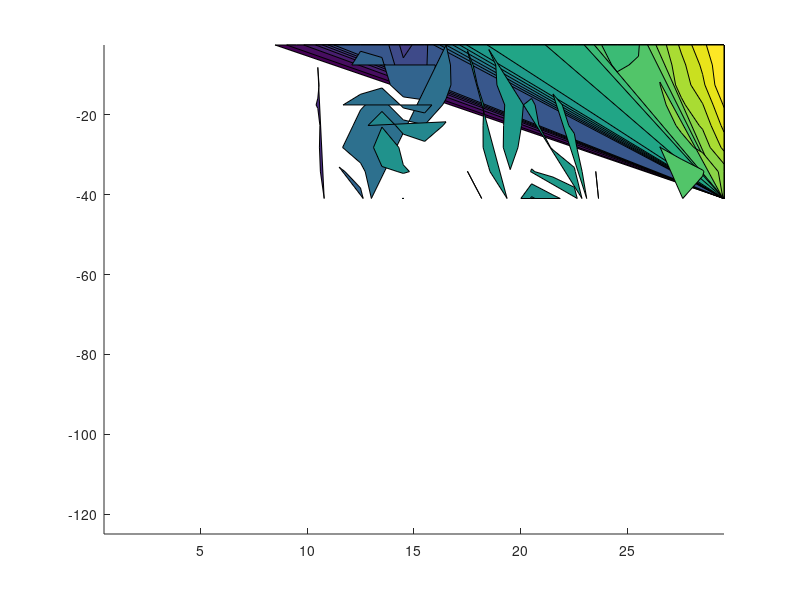

The MATLAB script that drew this image: (Note: this script raises an error after producing the figure.)
load('slanCM_Data.mat');
%% Figure 2a-b
% time period of Onset_Pick_time_1 2017-08-30 to 2017-09-29

load('Figure_2a_b.mat');
% shallow region
Z_Depth_T=-Z_middle_T(1:17);
daypart=0.5:1:29.5;
[X,Y]=meshgrid(daypart,Z_Depth_T);
figure;
MHW_intensity_profile_timeseries_shallow(MHW_intensity_profile_timeseries_shallow==0)=NaN;
contourf(X,Y,MHW_intensity_profile_timeseries_shallow(1:17,:),0:0.1:3,'edgecolor','none');

hold on
c=colorbar('h');
a = slanCM('magma',45);
colormap(a(16:end,:));

clim([0 3]);

scale_factor=1e5;

[C1,h1] = contour(X,Y,W_profile_timeseries_shallow(1:17,:).*scale_factor,[0 0],'k','LineStyle','-','ShowText','on','LineWidth',1.2);
clabel(C1,h1,'FontSize',12,'Color','k','Fontweight','bold')
[C1,h1] = contour(X,Y,W_profile_timeseries_shallow(1:17,:).*scale_factor,1:1:4,'Color','#00B2EE','LineStyle','-','ShowText','on','LineWidth',1.2);
clabel(C1,h1,'FontSize',12,'Color','k','Fontweight','bold')
[C2,h2] = contour(X,Y,W_profile_timeseries_shallow(1:17,:).*scale_factor,-4:1:-1,'Color','#EE2C2C','LineStyle','-','ShowText','on','LineWidth',1.2);
clabel(C2,h2,'FontSize',12,'Color','k','Fontweight','bold')

name1=sprintf('MHW intensity (bathys ≤ 50m,°C)\nVertical velocity (contour,10^-^5 m/s)');
set(get(c,'ylabel'),'string',char(name1),'Fontsize',20);
set(c,'Fontsize',20,'Ticks',0:0.5:3);
set(gca,'Fontsize',20);

yticks(-120:20:-20);
yticklabels({'120'; '100';'80';'60';'40';'20'});
xticks(5:5:25);
xticklabels({'Day 5'; 'Day 10';'Day 15';'Day 20';'Day 25'});
xtickangle(gca,0);


ylabel('Water depth (m)','Fontsize',20);
set(gca,'layer','top');
hold on;

set(gcf,'position',[0 0 100*6 100*6.3]);
set (gca,'position',[0.15,0.3,0.80,0.69] );
set(gca,'Fontname','Calibri','Linewidth',1.5);
hold off
set(gcf,'color','white','paperpositionmode','auto');

% deep region

Z_Depth_T=-Z_middle_T(1:17);
daypart=0.5:1:29.5;
[X,Y]=meshgrid(daypart,Z_Depth_T);
figure;
MHW_intensity_profile_timeseries_deep(MHW_intensity_profile_timeseries_deep==0)=NaN;
contourf(X,Y,MHW_intensity_profile_timeseries_deep(1:17,:),0:0.1:3,'edgecolor','none');

hold on
c=colorbar('h');
a = slanCM('magma',45);
colormap(a(16:end,:));

clim([0 3]);

scale_factor=1e5;

[C1,h1] = contour(X,Y,W_profile_timeseries_deep(1:17,:).*scale_factor,[0 0],'k','LineStyle','-','ShowText','on','LineWidth',1.2);
clabel(C1,h1,'FontSize',12,'Color','k','Fontweight','bold')
[C1,h1] = contour(X,Y,W_profile_timeseries_deep(1:17,:).*scale_factor,1:1:4,'Color','#00B2EE','LineStyle','-','ShowText','on','LineWidth',1.2);
clabel(C1,h1,'FontSize',12,'Color','k','Fontweight','bold')
[C2,h2] = contour(X,Y,W_profile_timeseries_deep(1:17,:).*scale_factor,-4:1:-1,'Color','#EE2C2C','LineStyle','-','ShowText','on','LineWidth',1.2);
clabel(C2,h2,'FontSize',12,'Color','k','Fontweight','bold')

name1=sprintf('MHW intensity (bathys > 50m,°C)\nVertical velocity (contour,10^-^5 m/s)');
set(get(c,'ylabel'),'string',char(name1),'Fontsize',20);
set(c,'Fontsize',20,'Ticks',0:0.5:3);
set(gca,'Fontsize',20);


yticks(-120:20:-20);
yticklabels({'120'; '100';'80';'60';'40';'20'});
xticks(5:5:25);
xticklabels({'Day 5'; 'Day 10';'Day 15';'Day 20';'Day 25'});
xtickangle(gca,0);


ylabel('Water depth (m)','Fontsize',20);
set(gca,'layer','top');
hold on;

set(gcf,'position',[0 0 100*6 100*6.3]);
set (gca,'position',[0.15,0.3,0.80,0.69] );
set(gca,'Fontname','Calibri','Linewidth',1.5);
hold off
set(gcf,'color','white','paperpositionmode','auto');




%% Figure 2c-d

% time period of Decline_Pick_time_1 2017-09-29 to 2017-10-29
load('Figure_2c_d.mat');
% shallow region
Z_Depth_T=-Z_middle_T(1:17);
daypart=0.5:1:29.5;
[X,Y]=meshgrid(daypart,Z_Depth_T);
figure;
MHW_intensity_profile_timeseries_shallow(MHW_intensity_profile_timeseries_shallow==0)=NaN;
contourf(X,Y,MHW_intensity_profile_timeseries_shallow(1:17,:),0:0.1:3,'edgecolor','none');

hold on
c=colorbar('h');
a = slanCM('magma',45);
colormap(a(16:end,:));

clim([0 3]);

scale_factor=1e5;

[C1,h1] = contour(X,Y,W_profile_timeseries_shallow(1:17,:).*scale_factor,[0 0],'k','LineStyle','-','ShowText','on','LineWidth',1.2);
clabel(C1,h1,'FontSize',12,'Color','k','Fontweight','bold')
[C1,h1] = contour(X,Y,W_profile_timeseries_shallow(1:17,:).*scale_factor,1:1:4,'Color','#00B2EE','LineStyle','-','ShowText','on','LineWidth',1.2);
clabel(C1,h1,'FontSize',12,'Color','k','Fontweight','bold')
[C2,h2] = contour(X,Y,W_profile_timeseries_shallow(1:17,:).*scale_factor,-4:1:-1,'Color','#EE2C2C','LineStyle','-','ShowText','on','LineWidth',1.2);
clabel(C2,h2,'FontSize',12,'Color','k','Fontweight','bold')

name1=sprintf('MHW intensity (bathys ≤ 50m,°C)\nVertical velocity (contour,10^-^5 m/s)');
set(get(c,'ylabel'),'string',char(name1),'Fontsize',20);
set(c,'Fontsize',20,'Ticks',0:0.5:3);
set(gca,'Fontsize',20);

yticks(-120:20:-20);
yticklabels({'120'; '100';'80';'60';'40';'20'});
xticks(5:5:25);
xticklabels({'Day 5'; 'Day 10';'Day 15';'Day 20';'Day 25'});
xtickangle(gca,0);


ylabel('Water depth (m)','Fontsize',20);
set(gca,'layer','top');
hold on;

set(gcf,'position',[0 0 100*6 100*6.3]);
set (gca,'position',[0.15,0.3,0.80,0.69] );
set(gca,'Fontname','Calibri','Linewidth',1.5);
hold off
set(gcf,'color','white','paperpositionmode','auto');



% deep region
Z_Depth_T=-Z_middle_T(1:17);
daypart=0.5:1:29.5;
[X,Y]=meshgrid(daypart,Z_Depth_T);
figure;
MHW_intensity_profile_timeseries_deep(MHW_intensity_profile_timeseries_deep==0)=NaN;
contourf(X,Y,MHW_intensity_profile_timeseries_deep(1:17,:),0:0.1:3,'edgecolor','none');

hold on
c=colorbar('h');
a = slanCM('magma',45);
colormap(a(16:end,:));


scale_factor=1e5;

[C1,h1] = contour(X,Y,W_profile_timeseries_deep(1:17,:).*scale_factor,[0 0],'k','LineStyle','-','ShowText','on','LineWidth',1.2);
clabel(C1,h1,'FontSize',12,'Color','k','Fontweight','bold')
[C1,h1] = contour(X,Y,W_profile_timeseries_deep(1:17,:).*scale_factor,1:1:4,'Color','#00B2EE','LineStyle','-','ShowText','on','LineWidth',1.2);
clabel(C1,h1,'FontSize',12,'Color','k','Fontweight','bold')
[C2,h2] = contour(X,Y,W_profile_timeseries_deep(1:17,:).*scale_factor,-4:1:-1,'Color','#EE2C2C','LineStyle','-','ShowText','on','LineWidth',1.2);
clabel(C2,h2,'FontSize',12,'Color','k','Fontweight','bold')

name1=sprintf('MHW intensity (bathys > 50m,°C)\nVertical velocity (contour,10^-^5 m/s)');
set(get(c,'ylabel'),'string',char(name1),'Fontsize',20);
set(c,'Fontsize',20,'Ticks',0:0.5:3);
set(gca,'Fontsize',20);


yticks(-120:20:-20);
yticklabels({'120'; '100';'80';'60';'40';'20'});
xticks(5:5:25);
xticklabels({'Day 5'; 'Day 10';'Day 15';'Day 20';'Day 25'});
xtickangle(gca,0);


ylabel('Water depth (m)','Fontsize',20);
set(gca,'layer','top');
hold on;

set(gcf,'position',[0 0 100*6 100*6.3]);
set (gca,'position',[0.15,0.3,0.80,0.69] );
set(gca,'Fontname','Calibri','Linewidth',1.5);
hold off
set(gcf,'color','white','paperpositionmode','auto');


%% Figure 2e-f

% time period of Onset_Pick_time_2 2018-04-30 to 2018-05-30
load('Figure_2e_f.mat');

% sallow region

Z_Depth_T=-Z_middle_T(1:17);
daypart=0.5:1:29.5;
[X,Y]=meshgrid(daypart,Z_Depth_T);
figure;
MHW_intensity_profile_timeseries_shallow(MHW_intensity_profile_timeseries_shallow==0)=NaN;
contourf(X,Y,MHW_intensity_profile_timeseries_shallow(1:17,:),0:0.1:3,'edgecolor','none');

hold on
c=colorbar('h');
a = slanCM('magma',45);
colormap(a(16:end,:));

clim([0 3]);

scale_factor=1e5;

[C1,h1] = contour(X,Y,W_profile_timeseries_shallow(1:17,:).*scale_factor,[0 0],'k','LineStyle','-','ShowText','on','LineWidth',1.2);
clabel(C1,h1,'FontSize',12,'Color','k','Fontweight','bold')
[C1,h1] = contour(X,Y,W_profile_timeseries_shallow(1:17,:).*scale_factor,1:1:4,'Color','#00B2EE','LineStyle','-','ShowText','on','LineWidth',1.2);
clabel(C1,h1,'FontSize',12,'Color','k','Fontweight','bold')
[C2,h2] = contour(X,Y,W_profile_timeseries_shallow(1:17,:).*scale_factor,-4:1:-1,'Color','#EE2C2C','LineStyle','-','ShowText','on','LineWidth',1.2);
clabel(C2,h2,'FontSize',12,'Color','k','Fontweight','bold')

name1=sprintf('MHW intensity (bathys ≤ 50m,°C)\nVertical velocity (contour,10^-^5 m/s)');
set(get(c,'ylabel'),'string',char(name1),'Fontsize',20);
set(c,'Fontsize',20,'Ticks',0:0.5:3);
set(gca,'Fontsize',20);

yticks(-120:20:-20);
yticklabels({'120'; '100';'80';'60';'40';'20'});
xticks(5:5:25);
xticklabels({'Day 5'; 'Day 10';'Day 15';'Day 20';'Day 25'});
xtickangle(gca,0);


ylabel('Water depth (m)','Fontsize',20);
set(gca,'layer','top');
hold on;

set(gcf,'position',[0 0 100*6 100*6.3]);
set (gca,'position',[0.15,0.3,0.80,0.69] );
set(gca,'Fontname','Calibri','Linewidth',1.5);
hold off
set(gcf,'color','white','paperpositionmode','auto');

% deep region
Z_Depth_T=-Z_middle_T(1:17);
daypart=0.5:1:29.5;
[X,Y]=meshgrid(daypart,Z_Depth_T);
figure;
MHW_intensity_profile_timeseries_deep(MHW_intensity_profile_timeseries_deep==0)=NaN;
contourf(X,Y,MHW_intensity_profile_timeseries_deep(1:17,:),0:0.1:3,'edgecolor','none');

hold on
c=colorbar('h');
a = slanCM('magma',45);
colormap(a(16:end,:));

clim([0 3]);

scale_factor=1e5;

[C1,h1] = contour(X,Y,W_profile_timeseries_deep(1:17,:).*scale_factor,[0 0],'k','LineStyle','-','ShowText','on','LineWidth',1.2);
clabel(C1,h1,'FontSize',12,'Color','k','Fontweight','bold')
[C1,h1] = contour(X,Y,W_profile_timeseries_deep(1:17,:).*scale_factor,1:1:4,'Color','#00B2EE','LineStyle','-','ShowText','on','LineWidth',1.2);
clabel(C1,h1,'FontSize',12,'Color','k','Fontweight','bold')
[C2,h2] = contour(X,Y,W_profile_timeseries_deep(1:17,:).*scale_factor,-4:1:-1,'Color','#EE2C2C','LineStyle','-','ShowText','on','LineWidth',1.2);
clabel(C2,h2,'FontSize',12,'Color','k','Fontweight','bold')

name1=sprintf('MHW intensity (bathys > 50m,°C)\nVertical velocity (contour,10^-^5 m/s)');
set(get(c,'ylabel'),'string',char(name1),'Fontsize',20);
set(c,'Fontsize',20,'Ticks',0:0.5:3);
set(gca,'Fontsize',20);

yticks(-120:20:-20);
yticklabels({'120'; '100';'80';'60';'40';'20'});
xticks(5:5:25);
xticklabels({'Day 5'; 'Day 10';'Day 15';'Day 20';'Day 25'});
xtickangle(gca,0);


ylabel('Water depth (m)','Fontsize',20);
set(gca,'layer','top');
hold on;

set(gcf,'position',[0 0 100*6 100*6.3]);
set (gca,'position',[0.15,0.3,0.80,0.69] );
set(gca,'Fontname','Calibri','Linewidth',1.5);
hold off
set(gcf,'color','white','paperpositionmode','auto');


%% Figure 2g-h

% time period of Decline_Pick_time_2 2018-05-30 to 2018-6-29
load('Figure_2g_h.mat');
  
% shallow region
Z_Depth_T=-Z_middle_T(1:17);
daypart=0.5:1:29.5;
[X,Y]=meshgrid(daypart,Z_Depth_T);
figure;
MHW_intensity_profile_timeseries_shallow(MHW_intensity_profile_timeseries_shallow==0)=NaN;
contourf(X,Y,MHW_intensity_profile_timeseries_shallow(1:17,:),0:0.1:3,'edgecolor','none');

hold on
c=colorbar('h');
a = slanCM('magma',45);
colormap(a(16:end,:));
 
clim([0 3]);
 
scale_factor=1e5;

[C1,h1] = contour(X,Y,W_profile_timeseries_shallow(1:17,:).*scale_factor,[0 0],'k','LineStyle','-','ShowText','on','LineWidth',1.2);
clabel(C1,h1,'FontSize',12,'Color','k','Fontweight','bold')
[C1,h1] = contour(X,Y,W_profile_timeseries_shallow(1:17,:).*scale_factor,1:1:4,'Color','#00B2EE','LineStyle','-','ShowText','on','LineWidth',1.2);
clabel(C1,h1,'FontSize',12,'Color','k','Fontweight','bold')
[C2,h2] = contour(X,Y,W_profile_timeseries_shallow(1:17,:).*scale_factor,-4:1:-1,'Color','#EE2C2C','LineStyle','-','ShowText','on','LineWidth',1.2);
clabel(C2,h2,'FontSize',12,'Color','k','Fontweight','bold')
 
name1=sprintf('MHW intensity (bathys ≤ 50m,°C)\nVertical velocity (contour,10^-^5 m/s)');
set(get(c,'ylabel'),'string',char(name1),'Fontsize',20);
set(c,'Fontsize',20,'Ticks',0:0.5:3);
set(gca,'Fontsize',20);
 
yticks(-120:20:-20);
yticklabels({'120'; '100';'80';'60';'40';'20'});
xticks(5:5:25);
xticklabels({'Day 5'; 'Day 10';'Day 15';'Day 20';'Day 25'});
xtickangle(gca,0);


ylabel('Water depth (m)','Fontsize',20);
set(gca,'layer','top');
hold on;

set(gcf,'position',[0 0 100*6 100*6.3]);
set (gca,'position',[0.15,0.3,0.80,0.69] );
set(gca,'Fontname','Calibri','Linewidth',1.5);
hold off
set(gcf,'color','white','paperpositionmode','auto');
 
% deep region
Z_Depth_T=-Z_middle_T(1:17);
daypart=0.5:1:29.5;
[X,Y]=meshgrid(daypart,Z_Depth_T);
figure;
MHW_intensity_profile_timeseries_deep(MHW_intensity_profile_timeseries_deep==0)=NaN;
contourf(X,Y,MHW_intensity_profile_timeseries_deep(1:17,:),0:0.1:3,'edgecolor','none');

hold on
c=colorbar('h');
a = slanCM('magma',45);
colormap(a(16:end,:));
 
clim([0 3]);
 
scale_factor=1e5;

[C1,h1] = contour(X,Y,W_profile_timeseries_deep(1:17,:).*scale_factor,[0 0],'k','LineStyle','-','ShowText','on','LineWidth',1.2);
clabel(C1,h1,'FontSize',12,'Color','k','Fontweight','bold')
[C1,h1] = contour(X,Y,W_profile_timeseries_deep(1:17,:).*scale_factor,1:1:4,'Color','#00B2EE','LineStyle','-','ShowText','on','LineWidth',1.2);
clabel(C1,h1,'FontSize',12,'Color','k','Fontweight','bold')
[C2,h2] = contour(X,Y,W_profile_timeseries_deep(1:17,:).*scale_factor,-4:1:-1,'Color','#EE2C2C','LineStyle','-','ShowText','on','LineWidth',1.2);
clabel(C2,h2,'FontSize',12,'Color','k','Fontweight','bold')
 
name1=sprintf('MHW intensity (bathys > 50m,°C)\nVertical velocity (contour,10^-^5 m/s)');
set(get(c,'ylabel'),'string',char(name1),'Fontsize',20);
set(c,'Fontsize',20,'Ticks',0:0.5:3);
set(gca,'Fontsize',20);


yticks(-120:20:-20);
yticklabels({'120'; '100';'80';'60';'40';'20'});
xticks(5:5:25);
xticklabels({'Day 5'; 'Day 10';'Day 15';'Day 20';'Day 25'});
xtickangle(gca,0);


ylabel('Water depth (m)','Fontsize',20);
set(gca,'layer','top');
hold on;

set(gcf,'position',[0 0 100*6 100*6.3]);
set (gca,'position',[0.15,0.3,0.80,0.69] );
set(gca,'Fontname','Calibri','Linewidth',1.5);
hold off
set(gcf,'color','white','paperpositionmode','auto');

%% Figure 2i-j
% time period of Onset_Pick_time_3 2021-03-03 to 2021-04-02
load('Figure_2i_j.mat');

% shallow region
Z_Depth_T=-Z_middle_T(1:17);
daypart=0.5:1:29.5;
[X,Y]=meshgrid(daypart,Z_Depth_T);
figure;
MHW_intensity_profile_timeseries_shallow(MHW_intensity_profile_timeseries_shallow==0)=NaN;
contourf(X,Y,MHW_intensity_profile_timeseries_shallow(1:17,:),0:0.1:3.5,'edgecolor','none');

hold on
c=colorbar('h');
a = slanCM('magma',50);
colormap(a(16:end,:));

clim([0 3.5]);

scale_factor=1e5;

[C1,h1] = contour(X,Y,W_profile_timeseries_shallow(1:17,:).*scale_factor,[0 0],'k','LineStyle','-','ShowText','on','LineWidth',1.2);
clabel(C1,h1,'FontSize',12,'Color','k','Fontweight','bold')
[C1,h1] = contour(X,Y,W_profile_timeseries_shallow(1:17,:).*scale_factor,1:1:4,'Color','#00B2EE','LineStyle','-','ShowText','on','LineWidth',1.2);
clabel(C1,h1,'FontSize',12,'Color','k','Fontweight','bold')
[C2,h2] = contour(X,Y,W_profile_timeseries_shallow(1:17,:).*scale_factor,-4:1:-1,'Color','#EE2C2C','LineStyle','-','ShowText','on','LineWidth',1.2);
clabel(C2,h2,'FontSize',12,'Color','k','Fontweight','bold')

name1=sprintf('MHW intensity (bathys ≤ 50m,°C)\nVertical velocity (contour,10^-^5 m/s)');
set(get(c,'ylabel'),'string',char(name1),'Fontsize',20);
set(c,'Fontsize',20,'Ticks',0:0.5:3.5);
set(gca,'Fontsize',20);
yticks(-120:20:-20);
yticklabels({'120'; '100';'80';'60';'40';'20'});
xticks(5:5:25);
xticklabels({'Day 5'; 'Day 10';'Day 15';'Day 20';'Day 25'});
xtickangle(gca,0);


ylabel('Water depth (m)','Fontsize',20);
set(gca,'layer','top');
hold on;

set(gcf,'position',[0 0 100*6 100*6.3]);
set (gca,'position',[0.15,0.3,0.80,0.69] );
set(gca,'Fontname','Calibri','Linewidth',1.5);
hold off
set(gcf,'color','white','paperpositionmode','auto');

% deep region
Z_Depth_T=-Z_middle_T(1:17);
daypart=0.5:1:29.5;
[X,Y]=meshgrid(daypart,Z_Depth_T);
figure;
MHW_intensity_profile_timeseries_deep(MHW_intensity_profile_timeseries_deep==0)=NaN;
contourf(X,Y,MHW_intensity_profile_timeseries_deep(1:17,:),0:0.1:3.5,'edgecolor','none');

hold on
c=colorbar('h');
a = slanCM('magma',50);
colormap(a(16:end,:));

clim([0 3.5]);

scale_factor=1e5;

[C1,h1] = contour(X,Y,W_profile_timeseries_deep(1:17,:).*scale_factor,[0 0],'k','LineStyle','-','ShowText','on','LineWidth',1.2);
clabel(C1,h1,'FontSize',12,'Color','k','Fontweight','bold')
[C1,h1] = contour(X,Y,W_profile_timeseries_deep(1:17,:).*scale_factor,1:1:4,'Color','#00B2EE','LineStyle','-','ShowText','on','LineWidth',1.2);
clabel(C1,h1,'FontSize',12,'Color','k','Fontweight','bold')
[C2,h2] = contour(X,Y,W_profile_timeseries_deep(1:17,:).*scale_factor,-4:1:-1,'Color','#EE2C2C','LineStyle','-','ShowText','on','LineWidth',1.2);
clabel(C2,h2,'FontSize',12,'Color','k','Fontweight','bold')

name1=sprintf('MHW intensity (bathys > 50m,°C)\nVertical velocity (contour,10^-^5 m/s)');
set(get(c,'ylabel'),'string',char(name1),'Fontsize',20);
set(c,'Fontsize',20,'Ticks',0:0.5:3.5);
set(gca,'Fontsize',20);

yticks(-120:20:-20);
yticklabels({'120'; '100';'80';'60';'40';'20'});
xticks(5:5:25);
xticklabels({'Day 5'; 'Day 10';'Day 15';'Day 20';'Day 25'});
xtickangle(gca,0);


ylabel('Water depth (m)','Fontsize',20);
set(gca,'layer','top');
hold on;

set(gcf,'position',[0 0 100*6 100*6.3]);
set (gca,'position',[0.15,0.3,0.80,0.69] );
set(gca,'Fontname','Calibri','Linewidth',1.5);
hold off
set(gcf,'color','white','paperpositionmode','auto');


%% Figure 2k-l
% time period of Decline_Pick_time_3 2021-04-02 to 2021-05-02

load('Figure_2k_l.mat');

% shallow region
Z_Depth_T=-Z_middle_T(1:17);
daypart=0.5:1:29.5;
[X,Y]=meshgrid(daypart,Z_Depth_T);
figure;
MHW_intensity_profile_timeseries_shallow(MHW_intensity_profile_timeseries_shallow==0)=NaN;
contourf(X,Y,MHW_intensity_profile_timeseries_shallow(1:17,:),0:0.1:3.5,'edgecolor','none');

hold on
c=colorbar('h');
a = slanCM('magma',50);
colormap(a(16:end,:));

clim([0 3.5]);

scale_factor=1e5;

[C1,h1] = contour(X,Y,W_profile_timeseries_shallow(1:17,:).*scale_factor,[0 0],'k','LineStyle','-','ShowText','on','LineWidth',1.2);
clabel(C1,h1,'FontSize',12,'Color','k','Fontweight','bold')
[C1,h1] = contour(X,Y,W_profile_timeseries_shallow(1:17,:).*scale_factor,1:1:4,'Color','#00B2EE','LineStyle','-','ShowText','on','LineWidth',1.2);
clabel(C1,h1,'FontSize',12,'Color','k','Fontweight','bold')
[C2,h2] = contour(X,Y,W_profile_timeseries_shallow(1:17,:).*scale_factor,-4:1:-1,'Color','#EE2C2C','LineStyle','-','ShowText','on','LineWidth',1.2);
clabel(C2,h2,'FontSize',12,'Color','k','Fontweight','bold')

name1=sprintf('MHW intensity (bathys ≤ 50m,°C)\nVertical velocity (contour,10^-^5 m/s)');
set(get(c,'ylabel'),'string',char(name1),'Fontsize',20);
set(c,'Fontsize',20,'Ticks',0:0.5:3.5);
set(gca,'Fontsize',20);

yticks(-120:20:-20);
yticklabels({'120'; '100';'80';'60';'40';'20'});
xticks(5:5:25);
xticklabels({'Day 5'; 'Day 10';'Day 15';'Day 20';'Day 25'});
xtickangle(gca,0);


ylabel('Water depth (m)','Fontsize',20);
set(gca,'layer','top');
hold on;

set(gcf,'position',[0 0 100*6 100*6.3]);
set (gca,'position',[0.15,0.3,0.80,0.69] );
set(gca,'Fontname','Calibri','Linewidth',1.5);
hold off
set(gcf,'color','white','paperpositionmode','auto');


% deep region
Z_Depth_T=-Z_middle_T(1:17);
daypart=0.5:1:29.5;
[X,Y]=meshgrid(daypart,Z_Depth_T);
figure;
MHW_intensity_profile_timeseries_deep(MHW_intensity_profile_timeseries_deep==0)=NaN;
contourf(X,Y,MHW_intensity_profile_timeseries_deep(1:17,:),0:0.1:3.5,'edgecolor','none');

hold on
c=colorbar('h');
a = slanCM('magma',50);
colormap(a(16:end,:));

clim([0 3.5]);

scale_factor=1e5;

[C1,h1] = contour(X,Y,W_profile_timeseries_deep(1:17,:).*scale_factor,[0 0],'k','LineStyle','-','ShowText','on','LineWidth',1.2);
clabel(C1,h1,'FontSize',12,'Color','k','Fontweight','bold')
[C1,h1] = contour(X,Y,W_profile_timeseries_deep(1:17,:).*scale_factor,1:1:4,'Color','#00B2EE','LineStyle','-','ShowText','on','LineWidth',1.2);
clabel(C1,h1,'FontSize',12,'Color','k','Fontweight','bold')
[C2,h2] = contour(X,Y,W_profile_timeseries_deep(1:17,:).*scale_factor,-4:1:-1,'Color','#EE2C2C','LineStyle','-','ShowText','on','LineWidth',1.2);
clabel(C2,h2,'FontSize',12,'Color','k','Fontweight','bold')

name1=sprintf('MHW intensity (bathys > 50m,°C)\nVertical velocity (contour,10^-^5 m/s)');
set(get(c,'ylabel'),'string',char(name1),'Fontsize',20);
set(c,'Fontsize',20,'Ticks',0:0.5:3.5);
set(gca,'Fontsize',20);

yticks(-120:20:-20);
yticklabels({'120'; '100';'80';'60';'40';'20'});
xticks(5:5:25);
xticklabels({'Day 5'; 'Day 10';'Day 15';'Day 20';'Day 25'});
xtickangle(gca,0);


ylabel('Water depth (m)','Fontsize',20);
set(gca,'layer','top');
hold on;

set(gcf,'position',[0 0 100*6 100*6.3]);
set (gca,'position',[0.15,0.3,0.80,0.69] );
set(gca,'Fontname','Calibri','Linewidth',1.5);
hold off
set(gcf,'color','white','paperpositionmode','auto');
